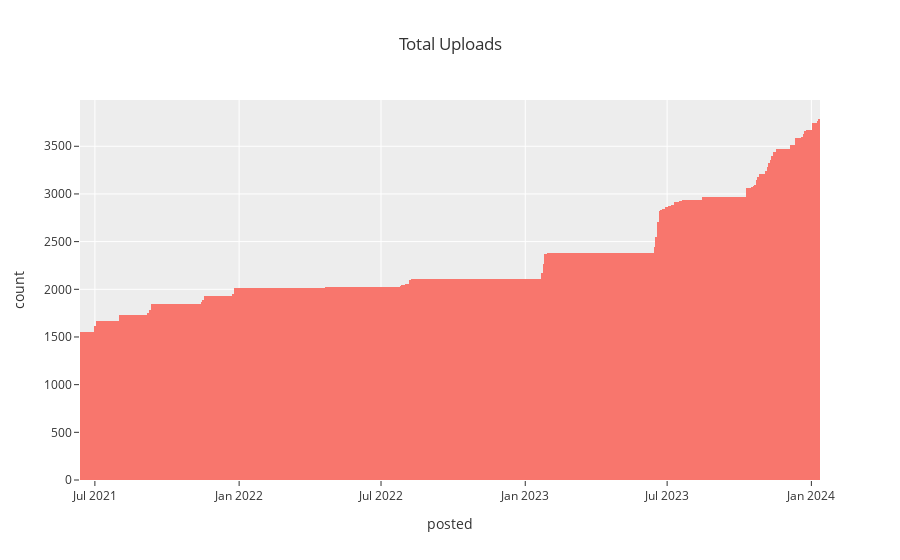

Source (notebook cell):
### Markdown cell above
### Total Cumulative Uploads
Total cumulative uploads since the Booru migration in 2021

### Code cell
px.histogram(
    posts,
    x="posted",
    title="Total Uploads",
    cumulative=True,
    barmode="group",
    nbins=diff.days,
).show()

### Figure 1 — Plotly figure (JSON) as saved in the notebook; plotly's stock layout.template omitted (floating-point values rounded to 4 significant figures; data arrays with more than 128 entries replaced by an {"elided": "..."} marker saying what was removed)
{"data": [{"alignmentgroup": "True", "bingroup": "x", "cumulative": {"enabled": true}, "hovertemplate": "posted=%{x}<br>count=%{y}<extra></extra>", "legendgroup": "", "marker": {"color": "#F8766D", "pattern": {"shape": ""}}, "name": "", "nbinsx": 942, "offsetgroup": "", "orientation": "v", "showlegend": false, "type": "histogram", "x": {"elided": "3786 str values"}, "xaxis": "x", "yaxis": "y"}], "layout": {"autosize": true, "barmode": "group", "legend": {"tracegroupgap": 0}, "title": {"text": "Total Uploads"}, "xaxis": {"anchor": "y", "autorange": true, "domain": [0, 1], "range": ["2021-06-12", "2024-01-12"], "title": {"text": "posted"}, "type": "date"}, "yaxis": {"anchor": "x", "autorange": true, "domain": [0, 1], "range": [0, 3985.0], "title": {"text": "count"}}}}
